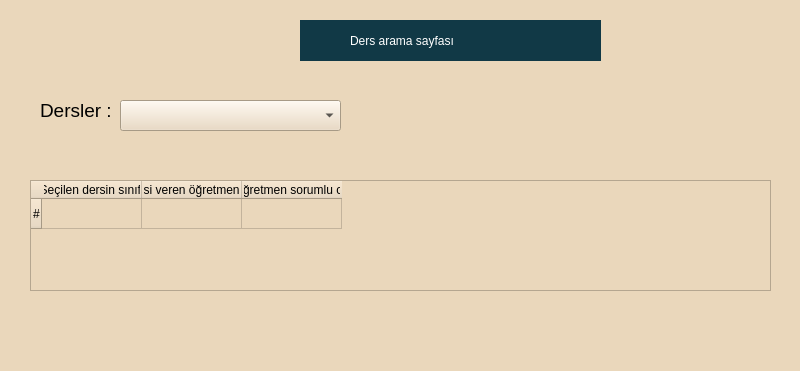
<?xml version="1.0" encoding="UTF-8"?>
<ui version="4.0">
 <class>ders_egitmen_arama</class>
 <widget class="QMainWindow" name="ders_egitmen_arama">
  <property name="geometry">
   <rect>
    <x>0</x>
    <y>0</y>
    <width>800</width>
    <height>371</height>
   </rect>
  </property>
  <property name="windowTitle">
   <string>MainWindow</string>
  </property>
  <widget class="QWidget" name="centralwidget">
   <widget class="QWidget" name="widget" native="true">
    <property name="geometry">
     <rect>
      <x>0</x>
      <y>0</y>
      <width>801</width>
      <height>371</height>
     </rect>
    </property>
    <property name="styleSheet">
     <string notr="true">background-color: rgb(171, 216, 255);
background-color: rgb(234, 215, 187);
font: 14pt &quot;MS Shell Dlg 2&quot;;</string>
    </property>
    <widget class="QLabel" name="label">
     <property name="geometry">
      <rect>
       <x>40</x>
       <y>90</y>
       <width>81</width>
       <height>41</height>
      </rect>
     </property>
     <property name="font">
      <font>
       <family>MS Shell Dlg 2</family>
       <pointsize>14</pointsize>
       <weight>50</weight>
       <italic>false</italic>
       <bold>false</bold>
      </font>
     </property>
     <property name="text">
      <string>Dersler :</string>
     </property>
    </widget>
    <widget class="QTableWidget" name="ders_arama_table">
     <property name="geometry">
      <rect>
       <x>30</x>
       <y>180</y>
       <width>741</width>
       <height>111</height>
      </rect>
     </property>
     <property name="minimumSize">
      <size>
       <width>0</width>
       <height>0</height>
      </size>
     </property>
     <row>
      <property name="text">
       <string>#</string>
      </property>
     </row>
     <column>
      <property name="text">
       <string>Seçilen dersin sınıfı</string>
      </property>
     </column>
     <column>
      <property name="text">
       <string>Dersi veren öğretmen adı</string>
      </property>
     </column>
     <column>
      <property name="text">
       <string>Bu dersi veren öğretmen sorumlu olduğu sınıfın adı</string>
      </property>
     </column>
     <item row="0" column="1">
      <property name="text">
       <string/>
      </property>
      <property name="font">
       <font>
        <weight>75</weight>
        <bold>true</bold>
       </font>
      </property>
      <property name="flags">
       <set>ItemIsSelectable</set>
      </property>
     </item>
    </widget>
    <widget class="QWidget" name="widget_2" native="true">
     <property name="geometry">
      <rect>
       <x>300</x>
       <y>20</y>
       <width>301</width>
       <height>41</height>
      </rect>
     </property>
     <property name="styleSheet">
      <string notr="true">background-color: rgb(17, 57, 70);</string>
     </property>
     <widget class="QLabel" name="label_2">
      <property name="geometry">
       <rect>
        <x>50</x>
        <y>0</y>
        <width>201</width>
        <height>41</height>
       </rect>
      </property>
      <property name="styleSheet">
       <string notr="true">font: 75 12pt &quot;MS Shell Dlg 2&quot;;
color: rgb(255, 255, 255);
font: 75 16pt &quot;MS Shell Dlg 2&quot;;
font: 75 14pt &quot;MS Shell Dlg 2&quot;;</string>
      </property>
      <property name="text">
       <string>Ders arama sayfası</string>
      </property>
     </widget>
    </widget>
    <widget class="QComboBox" name="lesson_names_combo">
     <property name="geometry">
      <rect>
       <x>120</x>
       <y>100</y>
       <width>221</width>
       <height>31</height>
      </rect>
     </property>
     <property name="styleSheet">
      <string notr="true">font: 75 16pt &quot;MS Shell Dlg 2&quot;;</string>
     </property>
    </widget>
   </widget>
  </widget>
 </widget>
 <resources/>
 <connections/>
</ui>
